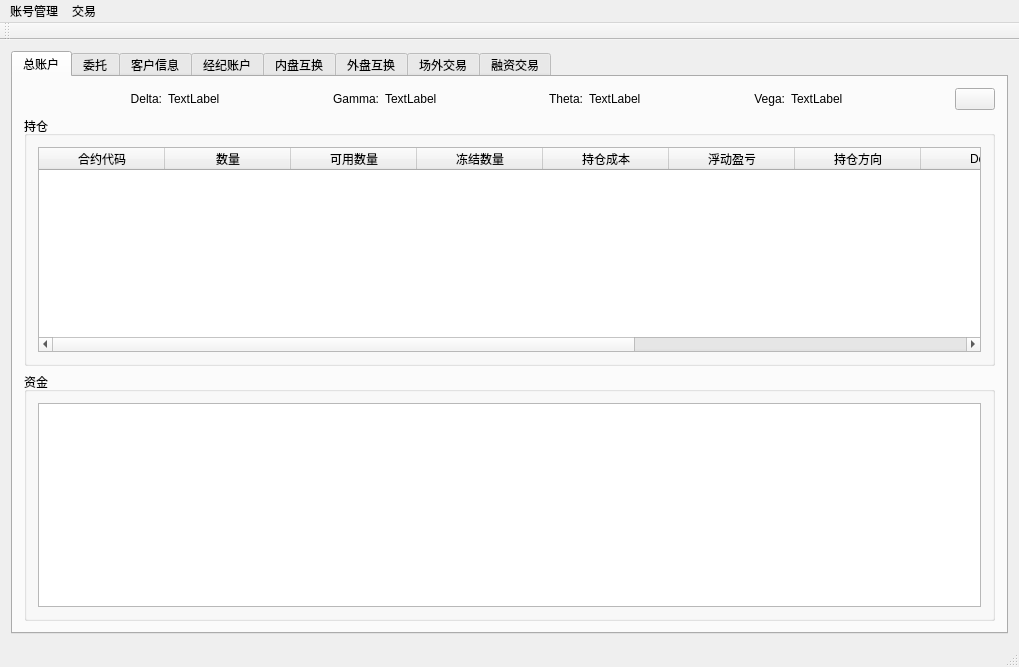
<?xml version="1.0" encoding="UTF-8"?>
<ui version="4.0">
 <class>MainWindow</class>
 <widget class="QMainWindow" name="MainWindow">
  <property name="geometry">
   <rect>
    <x>0</x>
    <y>0</y>
    <width>1019</width>
    <height>667</height>
   </rect>
  </property>
  <property name="sizePolicy">
   <sizepolicy hsizetype="Preferred" vsizetype="Preferred">
    <horstretch>0</horstretch>
    <verstretch>0</verstretch>
   </sizepolicy>
  </property>
  <property name="windowTitle">
   <string>OTC管理平台</string>
  </property>
  <widget class="QWidget" name="centralWidget">
   <layout class="QVBoxLayout" name="verticalLayout">
    <item>
     <widget class="QTabWidget" name="tabWidget">
      <property name="enabled">
       <bool>true</bool>
      </property>
      <property name="currentIndex">
       <number>0</number>
      </property>
      <property name="movable">
       <bool>false</bool>
      </property>
      <widget class="QWidget" name="tab">
       <property name="sizePolicy">
        <sizepolicy hsizetype="Expanding" vsizetype="Expanding">
         <horstretch>0</horstretch>
         <verstretch>0</verstretch>
        </sizepolicy>
       </property>
       <attribute name="title">
        <string>总账户</string>
       </attribute>
       <layout class="QVBoxLayout" name="verticalLayout_6">
        <item>
         <layout class="QHBoxLayout" name="horizontalLayout_5">
          <item>
           <spacer name="horizontalSpacer_7">
            <property name="orientation">
             <enum>Qt::Horizontal</enum>
            </property>
            <property name="sizeHint" stdset="0">
             <size>
              <width>40</width>
              <height>20</height>
             </size>
            </property>
           </spacer>
          </item>
          <item>
           <widget class="QLabel" name="label">
            <property name="text">
             <string>Delta:</string>
            </property>
            <property name="alignment">
             <set>Qt::AlignRight|Qt::AlignTrailing|Qt::AlignVCenter</set>
            </property>
           </widget>
          </item>
          <item>
           <widget class="QLabel" name="deltaLabel">
            <property name="text">
             <string>TextLabel</string>
            </property>
            <property name="alignment">
             <set>Qt::AlignLeading|Qt::AlignLeft|Qt::AlignVCenter</set>
            </property>
           </widget>
          </item>
          <item>
           <spacer name="horizontalSpacer_4">
            <property name="orientation">
             <enum>Qt::Horizontal</enum>
            </property>
            <property name="sizeHint" stdset="0">
             <size>
              <width>40</width>
              <height>20</height>
             </size>
            </property>
           </spacer>
          </item>
          <item>
           <widget class="QLabel" name="label_3">
            <property name="text">
             <string>Gamma:</string>
            </property>
            <property name="alignment">
             <set>Qt::AlignRight|Qt::AlignTrailing|Qt::AlignVCenter</set>
            </property>
           </widget>
          </item>
          <item>
           <widget class="QLabel" name="gammaLabel">
            <property name="text">
             <string>TextLabel</string>
            </property>
           </widget>
          </item>
          <item>
           <spacer name="horizontalSpacer_5">
            <property name="orientation">
             <enum>Qt::Horizontal</enum>
            </property>
            <property name="sizeHint" stdset="0">
             <size>
              <width>40</width>
              <height>20</height>
             </size>
            </property>
           </spacer>
          </item>
          <item>
           <widget class="QLabel" name="label_5">
            <property name="text">
             <string>Theta:</string>
            </property>
            <property name="alignment">
             <set>Qt::AlignRight|Qt::AlignTrailing|Qt::AlignVCenter</set>
            </property>
           </widget>
          </item>
          <item>
           <widget class="QLabel" name="thetaLabel">
            <property name="text">
             <string>TextLabel</string>
            </property>
           </widget>
          </item>
          <item>
           <spacer name="horizontalSpacer_6">
            <property name="orientation">
             <enum>Qt::Horizontal</enum>
            </property>
            <property name="sizeHint" stdset="0">
             <size>
              <width>40</width>
              <height>20</height>
             </size>
            </property>
           </spacer>
          </item>
          <item>
           <widget class="QLabel" name="label_7">
            <property name="text">
             <string>Vega:</string>
            </property>
            <property name="alignment">
             <set>Qt::AlignRight|Qt::AlignTrailing|Qt::AlignVCenter</set>
            </property>
           </widget>
          </item>
          <item>
           <widget class="QLabel" name="vegaLabel">
            <property name="text">
             <string>TextLabel</string>
            </property>
           </widget>
          </item>
          <item>
           <spacer name="horizontalSpacer_3">
            <property name="orientation">
             <enum>Qt::Horizontal</enum>
            </property>
            <property name="sizeHint" stdset="0">
             <size>
              <width>40</width>
              <height>20</height>
             </size>
            </property>
           </spacer>
          </item>
          <item>
           <widget class="QPushButton" name="refreshPushButton_1">
            <property name="text">
             <string/>
            </property>
            <property name="icon">
             <iconset resource="otc_platform.qrc">
              <normaloff>:/refresh.png</normaloff>:/refresh.png</iconset>
            </property>
           </widget>
          </item>
         </layout>
        </item>
        <item>
         <widget class="QGroupBox" name="groupBox_6">
          <property name="sizePolicy">
           <sizepolicy hsizetype="Expanding" vsizetype="Expanding">
            <horstretch>0</horstretch>
            <verstretch>0</verstretch>
           </sizepolicy>
          </property>
          <property name="title">
           <string>持仓</string>
          </property>
          <layout class="QVBoxLayout" name="verticalLayout_5">
           <item>
            <widget class="QTableWidget" name="mainAccountPositionTableWidget">
             <property name="editTriggers">
              <set>QAbstractItemView::NoEditTriggers</set>
             </property>
             <property name="alternatingRowColors">
              <bool>true</bool>
             </property>
             <property name="selectionBehavior">
              <enum>QAbstractItemView::SelectRows</enum>
             </property>
             <attribute name="horizontalHeaderCascadingSectionResizes">
              <bool>false</bool>
             </attribute>
             <attribute name="horizontalHeaderDefaultSectionSize">
              <number>126</number>
             </attribute>
             <attribute name="horizontalHeaderStretchLastSection">
              <bool>false</bool>
             </attribute>
             <column>
              <property name="text">
               <string>合约代码</string>
              </property>
             </column>
             <column>
              <property name="text">
               <string>数量</string>
              </property>
             </column>
             <column>
              <property name="text">
               <string>可用数量</string>
              </property>
             </column>
             <column>
              <property name="text">
               <string>冻结数量</string>
              </property>
             </column>
             <column>
              <property name="text">
               <string>持仓成本</string>
              </property>
             </column>
             <column>
              <property name="text">
               <string>浮动盈亏</string>
              </property>
             </column>
             <column>
              <property name="text">
               <string>持仓方向</string>
              </property>
             </column>
             <column>
              <property name="text">
               <string>Delta</string>
              </property>
             </column>
             <column>
              <property name="text">
               <string>Gamma</string>
              </property>
             </column>
             <column>
              <property name="text">
               <string>Vega</string>
              </property>
             </column>
             <column>
              <property name="text">
               <string>Theta</string>
              </property>
             </column>
            </widget>
           </item>
          </layout>
         </widget>
        </item>
        <item>
         <widget class="QGroupBox" name="groupBox_7">
          <property name="sizePolicy">
           <sizepolicy hsizetype="Expanding" vsizetype="Expanding">
            <horstretch>0</horstretch>
            <verstretch>0</verstretch>
           </sizepolicy>
          </property>
          <property name="title">
           <string>资金</string>
          </property>
          <layout class="QGridLayout" name="gridLayout_4">
           <item row="0" column="0">
            <widget class="QTableWidget" name="tableWidget_3">
             <property name="editTriggers">
              <set>QAbstractItemView::NoEditTriggers</set>
             </property>
             <property name="selectionBehavior">
              <enum>QAbstractItemView::SelectRows</enum>
             </property>
            </widget>
           </item>
          </layout>
         </widget>
        </item>
       </layout>
      </widget>
      <widget class="QWidget" name="tab_7">
       <attribute name="title">
        <string>委托</string>
       </attribute>
       <layout class="QVBoxLayout" name="verticalLayout_3">
        <item>
         <widget class="QTableWidget" name="reportedOrderTableWidget">
          <property name="editTriggers">
           <set>QAbstractItemView::NoEditTriggers</set>
          </property>
          <property name="selectionBehavior">
           <enum>QAbstractItemView::SelectRows</enum>
          </property>
          <attribute name="horizontalHeaderDefaultSectionSize">
           <number>121</number>
          </attribute>
          <column>
           <property name="text">
            <string>委托编号</string>
           </property>
          </column>
          <column>
           <property name="text">
            <string>合约代码</string>
           </property>
          </column>
          <column>
           <property name="text">
            <string>委托价格</string>
           </property>
          </column>
          <column>
           <property name="text">
            <string>委托数量</string>
           </property>
          </column>
          <column>
           <property name="text">
            <string>买卖方向</string>
           </property>
          </column>
          <column>
           <property name="text">
            <string>开平方向</string>
           </property>
          </column>
          <column>
           <property name="text">
            <string>成交时间</string>
           </property>
          </column>
          <column>
           <property name="text">
            <string>委托状态</string>
           </property>
          </column>
         </widget>
        </item>
        <item>
         <layout class="QHBoxLayout" name="horizontalLayout_4">
          <item>
           <spacer name="horizontalSpacer">
            <property name="orientation">
             <enum>Qt::Horizontal</enum>
            </property>
            <property name="sizeHint" stdset="0">
             <size>
              <width>40</width>
              <height>20</height>
             </size>
            </property>
           </spacer>
          </item>
          <item>
           <widget class="QPushButton" name="acceptOrderPushButton">
            <property name="text">
             <string>接受委托</string>
            </property>
           </widget>
          </item>
          <item>
           <widget class="QPushButton" name="rejectOrderPushButton">
            <property name="text">
             <string>拒绝委托</string>
            </property>
           </widget>
          </item>
         </layout>
        </item>
       </layout>
      </widget>
      <widget class="QWidget" name="tab_1">
       <attribute name="title">
        <string>客户信息</string>
       </attribute>
       <layout class="QVBoxLayout" name="verticalLayout_2">
        <item>
         <widget class="QGroupBox" name="groupBox">
          <property name="title">
           <string>客户信息</string>
          </property>
          <layout class="QHBoxLayout" name="horizontalLayout_2">
           <item>
            <layout class="QFormLayout" name="formLayout">
             <property name="fieldGrowthPolicy">
              <enum>QFormLayout::AllNonFixedFieldsGrow</enum>
             </property>
             <item row="0" column="0">
              <widget class="QLabel" name="khmcLabel">
               <property name="text">
                <string>客户名称</string>
               </property>
              </widget>
             </item>
             <item row="0" column="1">
              <widget class="QComboBox" name="khmcComboBox"/>
             </item>
             <item row="1" column="0">
              <widget class="QLabel" name="clientNOLabel">
               <property name="text">
                <string>客户编号</string>
               </property>
              </widget>
             </item>
             <item row="1" column="1">
              <widget class="QLineEdit" name="khbhLineEdit">
               <property name="readOnly">
                <bool>true</bool>
               </property>
              </widget>
             </item>
             <item row="2" column="0">
              <widget class="QLabel" name="ftxxLabel">
               <property name="text">
                <string>访谈信息</string>
               </property>
              </widget>
             </item>
             <item row="2" column="1">
              <widget class="QLineEdit" name="ftxxLineEdit">
               <property name="readOnly">
                <bool>true</bool>
               </property>
              </widget>
             </item>
             <item row="3" column="0">
              <widget class="QLabel" name="syzlLabel">
               <property name="text">
                <string>审阅资料</string>
               </property>
              </widget>
             </item>
             <item row="3" column="1">
              <widget class="QLineEdit" name="syzlLineEdit">
               <property name="readOnly">
                <bool>true</bool>
               </property>
              </widget>
             </item>
             <item row="4" column="0">
              <widget class="QLabel" name="gkxxLabel">
               <property name="text">
                <string>公开信息</string>
               </property>
              </widget>
             </item>
             <item row="4" column="1">
              <widget class="QLineEdit" name="gkxxLineEdit">
               <property name="dragEnabled">
                <bool>false</bool>
               </property>
               <property name="readOnly">
                <bool>true</bool>
               </property>
              </widget>
             </item>
             <item row="5" column="0">
              <widget class="QLabel" name="khgxLabel">
               <property name="text">
                <string>客户关系</string>
               </property>
              </widget>
             </item>
             <item row="5" column="1">
              <widget class="QLineEdit" name="khgxLineEdit">
               <property name="readOnly">
                <bool>true</bool>
               </property>
              </widget>
             </item>
            </layout>
           </item>
           <item>
            <layout class="QFormLayout" name="formLayout_2">
             <property name="fieldGrowthPolicy">
              <enum>QFormLayout::AllNonFixedFieldsGrow</enum>
             </property>
             <item row="0" column="0">
              <widget class="QLabel" name="khywdjLabel">
               <property name="text">
                <string>客户业务等级</string>
               </property>
              </widget>
             </item>
             <item row="0" column="1">
              <widget class="QLineEdit" name="khywdjLineEdit">
               <property name="readOnly">
                <bool>true</bool>
               </property>
              </widget>
             </item>
             <item row="1" column="0">
              <widget class="QLabel" name="khqxLabel">
               <property name="text">
                <string>客户权限</string>
               </property>
              </widget>
             </item>
             <item row="1" column="1">
              <layout class="QFormLayout" name="formLayout_3">
               <property name="fieldGrowthPolicy">
                <enum>QFormLayout::AllNonFixedFieldsGrow</enum>
               </property>
               <item row="0" column="0">
                <widget class="QLabel" name="sxedLabel">
                 <property name="text">
                  <string>授信额度</string>
                 </property>
                </widget>
               </item>
               <item row="0" column="1">
                <widget class="QLineEdit" name="sxedLineEdit">
                 <property name="readOnly">
                  <bool>true</bool>
                 </property>
                </widget>
               </item>
               <item row="1" column="0">
                <widget class="QLabel" name="ywfwLabel">
                 <property name="text">
                  <string>业务范围</string>
                 </property>
                </widget>
               </item>
               <item row="1" column="1">
                <widget class="QLineEdit" name="ywfwLineEdit">
                 <property name="readOnly">
                  <bool>true</bool>
                 </property>
                </widget>
               </item>
              </layout>
             </item>
            </layout>
           </item>
          </layout>
         </widget>
        </item>
        <item>
         <widget class="QGroupBox" name="groupBox_2">
          <property name="enabled">
           <bool>true</bool>
          </property>
          <property name="title">
           <string>抵押品</string>
          </property>
          <layout class="QVBoxLayout" name="verticalLayout_8">
           <item>
            <widget class="QTableWidget" name="tableWidget_2">
             <property name="editTriggers">
              <set>QAbstractItemView::NoEditTriggers</set>
             </property>
             <property name="selectionBehavior">
              <enum>QAbstractItemView::SelectRows</enum>
             </property>
            </widget>
           </item>
          </layout>
         </widget>
        </item>
        <item>
         <widget class="QGroupBox" name="groupBox_3">
          <property name="title">
           <string>风险监控</string>
          </property>
          <layout class="QHBoxLayout" name="horizontalLayout_3">
           <item>
            <widget class="QTableWidget" name="tableWidget">
             <property name="sizePolicy">
              <sizepolicy hsizetype="Expanding" vsizetype="Expanding">
               <horstretch>0</horstretch>
               <verstretch>0</verstretch>
              </sizepolicy>
             </property>
             <property name="frameShape">
              <enum>QFrame::StyledPanel</enum>
             </property>
             <property name="sizeAdjustPolicy">
              <enum>QAbstractScrollArea::AdjustIgnored</enum>
             </property>
             <property name="editTriggers">
              <set>QAbstractItemView::NoEditTriggers</set>
             </property>
             <property name="selectionBehavior">
              <enum>QAbstractItemView::SelectRows</enum>
             </property>
             <property name="sortingEnabled">
              <bool>false</bool>
             </property>
             <attribute name="horizontalHeaderCascadingSectionResizes">
              <bool>false</bool>
             </attribute>
             <attribute name="horizontalHeaderDefaultSectionSize">
              <number>174</number>
             </attribute>
             <attribute name="verticalHeaderDefaultSectionSize">
              <number>20</number>
             </attribute>
             <attribute name="verticalHeaderStretchLastSection">
              <bool>false</bool>
             </attribute>
             <row>
              <property name="text">
               <string>总账户</string>
              </property>
             </row>
             <row>
              <property name="text">
               <string>经纪账户</string>
              </property>
             </row>
             <row>
              <property name="text">
               <string>内盘互换</string>
              </property>
             </row>
             <row>
              <property name="text">
               <string>外盘互换</string>
              </property>
             </row>
             <row>
              <property name="text">
               <string>场外交易</string>
              </property>
             </row>
             <row>
              <property name="text">
               <string>融资交易</string>
              </property>
             </row>
             <column>
              <property name="text">
               <string>账户权益</string>
              </property>
             </column>
             <column>
              <property name="text">
               <string>保证金</string>
              </property>
             </column>
             <column>
              <property name="text">
               <string>保证金试算</string>
              </property>
             </column>
             <column>
              <property name="text">
               <string>新建列</string>
              </property>
             </column>
             <column>
              <property name="text">
               <string>风险率</string>
              </property>
             </column>
            </widget>
           </item>
          </layout>
         </widget>
        </item>
       </layout>
      </widget>
      <widget class="QWidget" name="tab_2">
       <attribute name="title">
        <string>经纪账户</string>
       </attribute>
      </widget>
      <widget class="QWidget" name="tab_3">
       <attribute name="title">
        <string>内盘互换</string>
       </attribute>
      </widget>
      <widget class="QWidget" name="tab_4">
       <attribute name="title">
        <string>外盘互换</string>
       </attribute>
      </widget>
      <widget class="QWidget" name="tab_5">
       <attribute name="title">
        <string>场外交易</string>
       </attribute>
       <layout class="QVBoxLayout" name="verticalLayout_4">
        <item>
         <layout class="QHBoxLayout" name="horizontalLayout">
          <item>
           <widget class="QLabel" name="label_2">
            <property name="text">
             <string>选择客户：</string>
            </property>
           </widget>
          </item>
          <item>
           <widget class="QComboBox" name="selectClientComboBox">
            <property name="editable">
             <bool>true</bool>
            </property>
           </widget>
          </item>
          <item>
           <spacer name="horizontalSpacer_2">
            <property name="orientation">
             <enum>Qt::Horizontal</enum>
            </property>
            <property name="sizeHint" stdset="0">
             <size>
              <width>40</width>
              <height>20</height>
             </size>
            </property>
           </spacer>
          </item>
          <item>
           <widget class="QPushButton" name="refreshPushButton">
            <property name="text">
             <string/>
            </property>
            <property name="icon">
             <iconset resource="otc_platform.qrc">
              <normaloff>:/refresh.png</normaloff>:/refresh.png</iconset>
            </property>
           </widget>
          </item>
         </layout>
        </item>
        <item>
         <widget class="QGroupBox" name="groupBox_4">
          <property name="title">
           <string>委托</string>
          </property>
          <layout class="QGridLayout" name="gridLayout_5">
           <item row="1" column="0" colspan="2">
            <widget class="QTableWidget" name="transactionTableWidget">
             <property name="editTriggers">
              <set>QAbstractItemView::NoEditTriggers</set>
             </property>
             <property name="selectionBehavior">
              <enum>QAbstractItemView::SelectRows</enum>
             </property>
             <attribute name="horizontalHeaderDefaultSectionSize">
              <number>128</number>
             </attribute>
             <column>
              <property name="text">
               <string>委托编号</string>
              </property>
             </column>
             <column>
              <property name="text">
               <string>合约代码</string>
              </property>
             </column>
             <column>
              <property name="text">
               <string>委托价格</string>
              </property>
             </column>
             <column>
              <property name="text">
               <string>委托数量</string>
              </property>
             </column>
             <column>
              <property name="text">
               <string>买卖方向</string>
              </property>
             </column>
             <column>
              <property name="text">
               <string>开平方向</string>
              </property>
             </column>
             <column>
              <property name="text">
               <string>成交时间</string>
              </property>
             </column>
            </widget>
           </item>
          </layout>
         </widget>
        </item>
        <item>
         <widget class="QGroupBox" name="groupBox_5">
          <property name="title">
           <string>持仓</string>
          </property>
          <layout class="QGridLayout" name="gridLayout_6">
           <item row="0" column="0">
            <widget class="QTableWidget" name="positionTableWidget">
             <property name="editTriggers">
              <set>QAbstractItemView::NoEditTriggers</set>
             </property>
             <property name="selectionBehavior">
              <enum>QAbstractItemView::SelectRows</enum>
             </property>
             <attribute name="horizontalHeaderDefaultSectionSize">
              <number>128</number>
             </attribute>
             <column>
              <property name="text">
               <string>合约代码</string>
              </property>
             </column>
             <column>
              <property name="text">
               <string>持仓数量</string>
              </property>
             </column>
             <column>
              <property name="text">
               <string>可用数量</string>
              </property>
             </column>
             <column>
              <property name="text">
               <string>冻结数量</string>
              </property>
             </column>
             <column>
              <property name="text">
               <string>持仓成本</string>
              </property>
             </column>
             <column>
              <property name="text">
               <string>浮动盈亏</string>
              </property>
             </column>
             <column>
              <property name="text">
               <string>持仓方向</string>
              </property>
             </column>
            </widget>
           </item>
          </layout>
         </widget>
        </item>
       </layout>
      </widget>
      <widget class="QWidget" name="tab_6">
       <attribute name="title">
        <string>融资交易</string>
       </attribute>
      </widget>
     </widget>
    </item>
   </layout>
  </widget>
  <widget class="QMenuBar" name="menuBar">
   <property name="geometry">
    <rect>
     <x>0</x>
     <y>0</y>
     <width>1019</width>
     <height>28</height>
    </rect>
   </property>
   <widget class="QMenu" name="menuOTC">
    <property name="title">
     <string>账号管理</string>
    </property>
    <addaction name="actionAdd_Client"/>
    <addaction name="actionRemove"/>
    <addaction name="action11"/>
   </widget>
   <widget class="QMenu" name="menu">
    <property name="title">
     <string>交易</string>
    </property>
    <addaction name="actionPlaceOrder"/>
   </widget>
   <addaction name="menuOTC"/>
   <addaction name="menu"/>
  </widget>
  <widget class="QToolBar" name="mainToolBar">
   <attribute name="toolBarArea">
    <enum>TopToolBarArea</enum>
   </attribute>
   <attribute name="toolBarBreak">
    <bool>false</bool>
   </attribute>
  </widget>
  <widget class="QStatusBar" name="statusBar"/>
  <action name="actionAdd_Client">
   <property name="text">
    <string>添加客户</string>
   </property>
  </action>
  <action name="actionRemove">
   <property name="text">
    <string>删除客户</string>
   </property>
  </action>
  <action name="action11">
   <property name="text">
    <string>修改客户信息</string>
   </property>
  </action>
  <action name="actionPlaceOrder">
   <property name="text">
    <string>委托下单</string>
   </property>
  </action>
 </widget>
 <layoutdefault spacing="6" margin="11"/>
 <resources>
  <include location="otc_platform.qrc"/>
 </resources>
 <connections/>
</ui>
